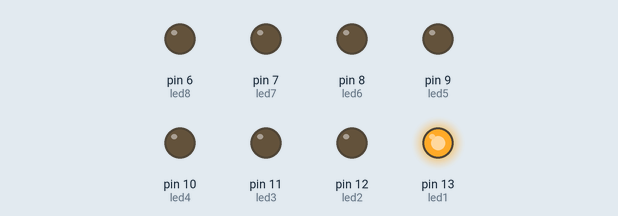
Recording of a sketch running on a simulated Arduino Uno, built with avr-gcc and run on an emulated ATmega328P. Parts: output pins drawn as LEDs (lit = HIGH).

Above: at 0.02 s.
At 0.47 s:
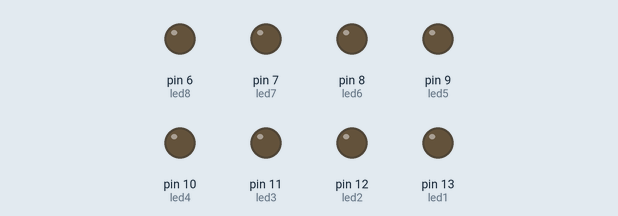
At 0.92 s:
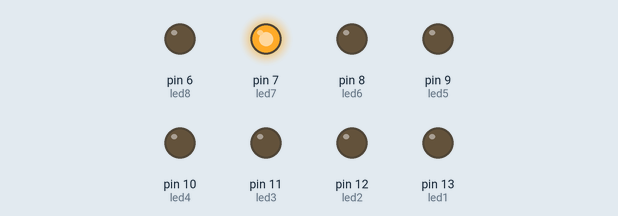
At 1.82 s:
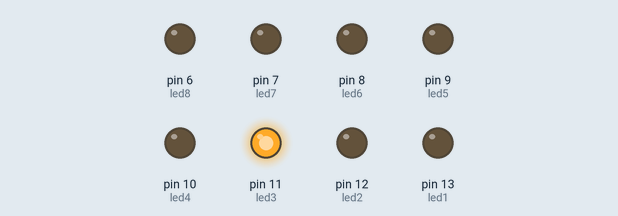
At 2.62 s:
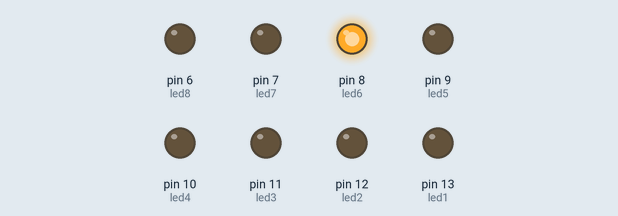
At 3.62 s:
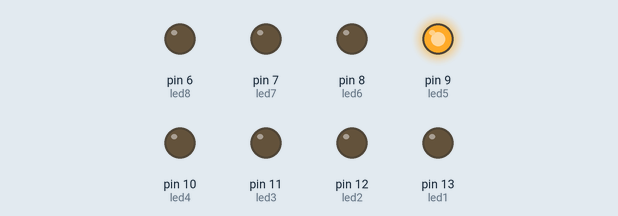
Timing chart, 0 to 3.9 s (numbered marks = the images above):
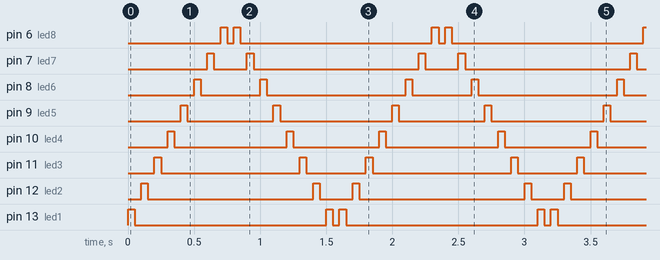

The sketch:

YEEEET.ino
```cpp
/*

*/
int led1 = 13; // give it a name:
int led2 = 12; // give it a name:
int led3 = 11; // give it a name:
int led4 = 10; // give it a name:
int led5 = 9; // give it a name:
int led6 = 8; // give it a name:
int led7 = 7; // give it a name:
int led8 = 6; // give it a name:

void setup() {
	pinMode(led1, OUTPUT);
	pinMode(led2, OUTPUT);
	pinMode(led3, OUTPUT);
	pinMode(led4, OUTPUT);
	pinMode(led5, OUTPUT);
	pinMode(led6, OUTPUT);
	pinMode(led7, OUTPUT);
	pinMode(led8, OUTPUT);
}

void loop() {

  	digitalWrite(led1, HIGH);	// turn the LED off
delay(50);           	// wait for a second

  	digitalWrite(led1, LOW);   // turn the LED on
delay(50);           	// wait for a second

  	digitalWrite(led2, HIGH);	// turn the LED off
delay(50);           	// wait for a second

  	digitalWrite(led2, LOW);   // turn the LED on
delay(50);           	// wait for a second

  	digitalWrite(led3, HIGH);	// turn the LED off
delay(50);           	// wait for a second

	digitalWrite(led3, LOW);	// turn the LED off
delay(50);           	// wait for a second

	digitalWrite(led4, HIGH);	// turn the LED off
delay(50);           	// wait for a second

	digitalWrite(led4, LOW);	// turn the LED off
delay(50);           	// wait for a second
	digitalWrite(led5, HIGH);	// turn the LED off
delay(50);           	// wait for a second

	digitalWrite(led5, LOW);	// turn the LED off
delay(50);           	// wait for a second
	digitalWrite(led6, HIGH);	// turn the LED off
delay(50);           	// wait for a second

	digitalWrite(led6, LOW);	// turn the LED off
delay(50);           	// wait for a second

	digitalWrite(led7, HIGH);	// turn the LED off
delay(50);           	// wait for a second

	digitalWrite(led7, LOW);	// turn the LED off
delay(50);           	// wait for a second
	digitalWrite(led8, HIGH);	// turn the LED off
delay(50);           	// wait for a second

	digitalWrite(led8, LOW);	// turn the LED off
delay(50);           	// wait for a second
//back
	digitalWrite(led8, HIGH);	// turn the LED off
delay(50);           	// wait for a second

  	digitalWrite(led8, LOW);   // turn the LED on
delay(50);           	// wait for a second

  	digitalWrite(led7, HIGH);	// turn the LED off
delay(50);           	// wait for a second

  	digitalWrite(led7, LOW);   // turn the LED on
delay(50);           	// wait for a second

  	digitalWrite(led6, HIGH);	// turn the LED off
delay(50);           	// wait for a second

	digitalWrite(led6, LOW);	// turn the LED off
delay(50);           	// wait for a second

	digitalWrite(led5, HIGH);	// turn the LED off
delay(50);           	// wait for a second

	digitalWrite(led5, LOW);	// turn the LED off
delay(50);           	// wait for a second
	digitalWrite(led4, HIGH);	// turn the LED off
delay(50);           	// wait for a second

	digitalWrite(led4, LOW);	// turn the LED off
delay(50);           	// wait for a second
	digitalWrite(led3, HIGH);	// turn the LED off
delay(50);           	// wait for a second

	digitalWrite(led3, LOW);	// turn the LED off
delay(50);           	// wait for a second

	digitalWrite(led2, HIGH);	// turn the LED off
delay(50);           	// wait for a second

	digitalWrite(led2, LOW);	// turn the LED off
delay(50);           	// wait for a second
	digitalWrite(led1, HIGH);	// turn the LED off
delay(50);           	// wait for a second

	digitalWrite(led1, LOW);	// turn the LED off
delay(50);           	// wait for a second

}
```

Measured:
- by itself, pin 6 (led8): repeats every 1.6 s: LOW 0.05 s, HIGH 0.05 s, LOW 1.5 s, HIGH 0.05 s
- by itself, pin 7 (led7): repeats every 1.6 s: LOW 0.25 s, HIGH 0.05 s, LOW 1.3 s, HIGH 0.05 s
- by itself, pin 8 (led6): repeats every 1.6 s: LOW 0.45 s, HIGH 0.05 s, LOW 1.1 s, HIGH 0.05 s
- by itself, pin 9 (led5): repeats every 1.6 s: LOW 0.65 s, HIGH 0.05 s, LOW 0.85 s, HIGH 0.05 s
- by itself, pin 10 (led4): repeats every 1.6 s: LOW 0.85 s, HIGH 0.05 s, LOW 0.65 s, HIGH 0.05 s
- by itself, pin 11 (led3): repeats every 1.6 s: LOW 1.1 s, HIGH 0.05 s, LOW 0.45 s, HIGH 0.05 s
- by itself, pin 12 (led2): repeats every 1.6 s: LOW 1.3 s, HIGH 0.05 s, LOW 0.25 s, HIGH 0.05 s
- by itself, pin 13 (led1): repeats every 1.6 s: LOW 1.5 s, HIGH 0.05 s, LOW 0.05 s, HIGH 0.05 s
